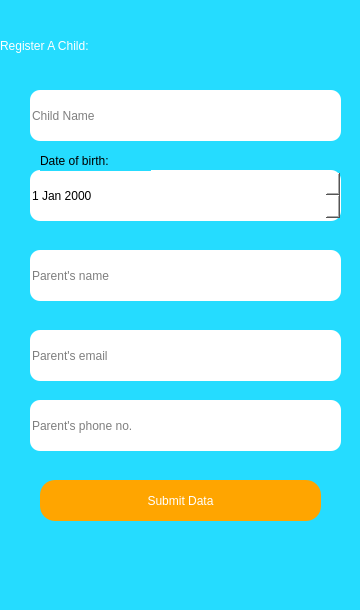
<?xml version="1.0" encoding="UTF-8"?>
<ui version="4.0">
 <class>Dialog</class>
 <widget class="QDialog" name="Dialog">
  <property name="geometry">
   <rect>
    <x>0</x>
    <y>0</y>
    <width>360</width>
    <height>610</height>
   </rect>
  </property>
  <property name="windowTitle">
   <string>Dialog</string>
  </property>
  <widget class="QWidget" name="widget" native="true">
   <property name="geometry">
    <rect>
     <x>0</x>
     <y>0</y>
     <width>361</width>
     <height>611</height>
    </rect>
   </property>
   <property name="styleSheet">
    <string notr="true">background-color: #25dcff;</string>
   </property>
   <widget class="QLabel" name="label_4">
    <property name="geometry">
     <rect>
      <x>0</x>
      <y>10</y>
      <width>351</width>
      <height>71</height>
     </rect>
    </property>
    <property name="styleSheet">
     <string notr="true">font: 20pt &quot;MS Shell Dlg 2&quot;;
color: white;</string>
    </property>
    <property name="text">
     <string>Register A Child:</string>
    </property>
   </widget>
   <widget class="QLineEdit" name="child_name">
    <property name="geometry">
     <rect>
      <x>30</x>
      <y>90</y>
      <width>311</width>
      <height>51</height>
     </rect>
    </property>
    <property name="styleSheet">
     <string notr="true">border-radius: 10px;
font: 16pt &quot;MS Shell Dlg 2&quot;;
background-color: white;</string>
    </property>
    <property name="placeholderText">
     <string>Child Name</string>
    </property>
   </widget>
   <widget class="QLineEdit" name="parent_name">
    <property name="geometry">
     <rect>
      <x>30</x>
      <y>250</y>
      <width>311</width>
      <height>51</height>
     </rect>
    </property>
    <property name="styleSheet">
     <string notr="true">border-radius: 10px;
font: 16pt &quot;MS Shell Dlg 2&quot;;
background-color: white;</string>
    </property>
    <property name="placeholderText">
     <string>Parent's name</string>
    </property>
   </widget>
   <widget class="QDateEdit" name="date_of_birth">
    <property name="geometry">
     <rect>
      <x>30</x>
      <y>170</y>
      <width>311</width>
      <height>51</height>
     </rect>
    </property>
    <property name="styleSheet">
     <string notr="true">background-color: white;
border-radius: 10px;
font: 16pt &quot;MS Shell Dlg 2&quot;;</string>
    </property>
   </widget>
   <widget class="QLabel" name="label">
    <property name="geometry">
     <rect>
      <x>40</x>
      <y>150</y>
      <width>111</width>
      <height>21</height>
     </rect>
    </property>
    <property name="styleSheet">
     <string notr="true">font: 12pt &quot;MS Shell Dlg 2&quot;;</string>
    </property>
    <property name="text">
     <string>Date of birth:</string>
    </property>
   </widget>
   <widget class="QLineEdit" name="email">
    <property name="geometry">
     <rect>
      <x>30</x>
      <y>330</y>
      <width>311</width>
      <height>51</height>
     </rect>
    </property>
    <property name="styleSheet">
     <string notr="true">border-radius: 10px;
font: 16pt &quot;MS Shell Dlg 2&quot;;
background-color: white;</string>
    </property>
    <property name="placeholderText">
     <string>Parent's email</string>
    </property>
   </widget>
   <widget class="QLineEdit" name="phone">
    <property name="geometry">
     <rect>
      <x>30</x>
      <y>400</y>
      <width>311</width>
      <height>51</height>
     </rect>
    </property>
    <property name="styleSheet">
     <string notr="true">border-radius: 10px;
font: 16pt &quot;MS Shell Dlg 2&quot;;
background-color: white;</string>
    </property>
    <property name="placeholderText">
     <string>Parent's phone no.</string>
    </property>
   </widget>
   <widget class="QPushButton" name="submitted">
    <property name="geometry">
     <rect>
      <x>40</x>
      <y>480</y>
      <width>281</width>
      <height>41</height>
     </rect>
    </property>
    <property name="styleSheet">
     <string notr="true">border-radius: 15px;
font: 16pt &quot;MS Shell Dlg 2&quot;;
background-color: orange;
color: white;</string>
    </property>
    <property name="text">
     <string>Submit Data</string>
    </property>
   </widget>
  </widget>
 </widget>
 <resources/>
 <connections/>
</ui>
